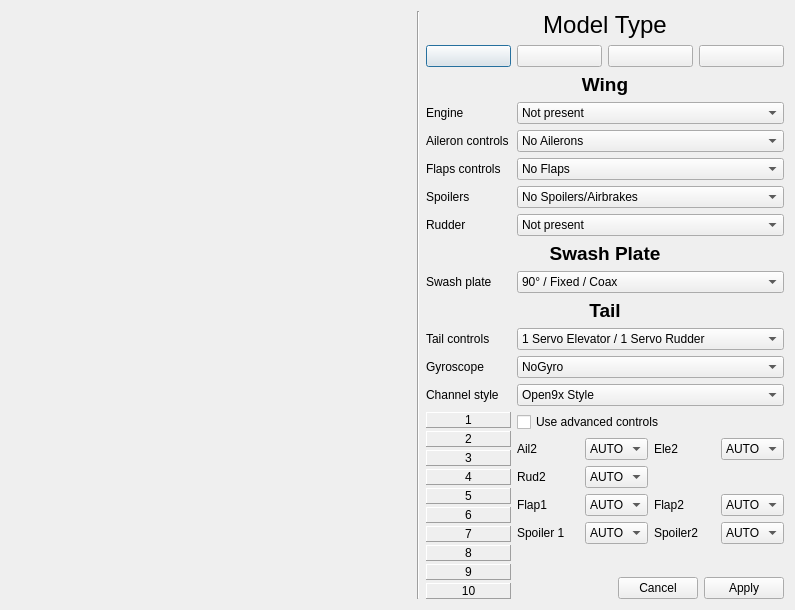
<?xml version="1.0" encoding="UTF-8"?>
<ui version="4.0">
 <class>modelConfigDialog</class>
 <widget class="QDialog" name="modelConfigDialog">
  <property name="geometry">
   <rect>
    <x>0</x>
    <y>0</y>
    <width>773</width>
    <height>591</height>
   </rect>
  </property>
  <property name="sizePolicy">
   <sizepolicy hsizetype="Minimum" vsizetype="Preferred">
    <horstretch>0</horstretch>
    <verstretch>0</verstretch>
   </sizepolicy>
  </property>
  <property name="minimumSize">
   <size>
    <width>0</width>
    <height>0</height>
   </size>
  </property>
  <property name="windowTitle">
   <string>Model Configuration Wizard</string>
  </property>
  <property name="windowIcon">
   <iconset resource="companion.qrc">
    <normaloff>:/images/configure.png</normaloff>:/images/configure.png</iconset>
  </property>
  <layout class="QGridLayout" name="gridLayout_2" rowstretch="0,0,0,0,0,0,0,0,0,0,0,0,0,0,1" columnstretch="0,0,1,1,1,1">
   <item row="3" column="2">
    <widget class="QLabel" name="engine_Label">
     <property name="text">
      <string>Engine</string>
     </property>
    </widget>
   </item>
   <item row="0" column="0" rowspan="15">
    <layout class="QGridLayout" name="gridLayout">
     <property name="spacing">
      <number>0</number>
     </property>
     <item row="2" column="0">
      <spacer name="verticalSpacer">
       <property name="orientation">
        <enum>Qt::Vertical</enum>
       </property>
       <property name="sizeHint" stdset="0">
        <size>
         <width>400</width>
         <height>20</height>
        </size>
       </property>
      </spacer>
     </item>
     <item row="0" column="0">
      <widget class="QLabel" name="wingImg">
       <property name="sizePolicy">
        <sizepolicy hsizetype="Minimum" vsizetype="Preferred">
         <horstretch>0</horstretch>
         <verstretch>0</verstretch>
        </sizepolicy>
       </property>
       <property name="minimumSize">
        <size>
         <width>400</width>
         <height>200</height>
        </size>
       </property>
       <property name="frameShape">
        <enum>QFrame::Panel</enum>
       </property>
       <property name="lineWidth">
        <number>0</number>
       </property>
       <property name="text">
        <string/>
       </property>
       <property name="pixmap">
        <pixmap resource="companion.qrc">:/images/mcw/aw0a0f.png</pixmap>
       </property>
       <property name="scaledContents">
        <bool>false</bool>
       </property>
       <property name="indent">
        <number>0</number>
       </property>
      </widget>
     </item>
     <item row="1" column="0">
      <widget class="QLabel" name="tailImg">
       <property name="sizePolicy">
        <sizepolicy hsizetype="Minimum" vsizetype="Preferred">
         <horstretch>0</horstretch>
         <verstretch>0</verstretch>
        </sizepolicy>
       </property>
       <property name="minimumSize">
        <size>
         <width>400</width>
         <height>200</height>
        </size>
       </property>
       <property name="frameShape">
        <enum>QFrame::Panel</enum>
       </property>
       <property name="lineWidth">
        <number>0</number>
       </property>
       <property name="text">
        <string/>
       </property>
       <property name="pixmap">
        <pixmap resource="companion.qrc">:/images/mcw/atailv.png</pixmap>
       </property>
       <property name="scaledContents">
        <bool>false</bool>
       </property>
       <property name="indent">
        <number>0</number>
       </property>
      </widget>
     </item>
    </layout>
   </item>
   <item row="0" column="1" rowspan="15">
    <widget class="Line" name="line">
     <property name="orientation">
      <enum>Qt::Vertical</enum>
     </property>
    </widget>
   </item>
   <item row="0" column="2" colspan="4">
    <widget class="QLabel" name="model_Label">
     <property name="font">
      <font>
       <pointsize>18</pointsize>
      </font>
     </property>
     <property name="text">
      <string>Model Type</string>
     </property>
     <property name="alignment">
      <set>Qt::AlignCenter</set>
     </property>
    </widget>
   </item>
   <item row="1" column="2">
    <widget class="QPushButton" name="planeButton">
     <property name="sizePolicy">
      <sizepolicy hsizetype="MinimumExpanding" vsizetype="Fixed">
       <horstretch>0</horstretch>
       <verstretch>0</verstretch>
      </sizepolicy>
     </property>
     <property name="minimumSize">
      <size>
       <width>85</width>
       <height>0</height>
      </size>
     </property>
     <property name="toolTip">
      <string>Airplane</string>
     </property>
     <property name="text">
      <string/>
     </property>
     <property name="icon">
      <iconset resource="companion.qrc">
       <normaloff>:/images/mcw/aicon.png</normaloff>:/images/mcw/aicon.png</iconset>
     </property>
     <property name="iconSize">
      <size>
       <width>50</width>
       <height>29</height>
      </size>
     </property>
    </widget>
   </item>
   <item row="1" column="3">
    <widget class="QPushButton" name="heliButton">
     <property name="sizePolicy">
      <sizepolicy hsizetype="MinimumExpanding" vsizetype="Fixed">
       <horstretch>0</horstretch>
       <verstretch>0</verstretch>
      </sizepolicy>
     </property>
     <property name="minimumSize">
      <size>
       <width>85</width>
       <height>0</height>
      </size>
     </property>
     <property name="toolTip">
      <string>Helicopter</string>
     </property>
     <property name="text">
      <string/>
     </property>
     <property name="icon">
      <iconset resource="companion.qrc">
       <normaloff>:/images/mcw/hicon.png</normaloff>:/images/mcw/hicon.png</iconset>
     </property>
     <property name="iconSize">
      <size>
       <width>50</width>
       <height>29</height>
      </size>
     </property>
    </widget>
   </item>
   <item row="1" column="4">
    <widget class="QPushButton" name="gliderButton">
     <property name="minimumSize">
      <size>
       <width>85</width>
       <height>0</height>
      </size>
     </property>
     <property name="toolTip">
      <string>Glider</string>
     </property>
     <property name="text">
      <string/>
     </property>
     <property name="icon">
      <iconset resource="companion.qrc">
       <normaloff>:/images/mcw/gicon.png</normaloff>:/images/mcw/gicon.png</iconset>
     </property>
     <property name="iconSize">
      <size>
       <width>50</width>
       <height>29</height>
      </size>
     </property>
    </widget>
   </item>
   <item row="2" column="2" colspan="4">
    <widget class="QLabel" name="wingLabel">
     <property name="sizePolicy">
      <sizepolicy hsizetype="MinimumExpanding" vsizetype="MinimumExpanding">
       <horstretch>0</horstretch>
       <verstretch>0</verstretch>
      </sizepolicy>
     </property>
     <property name="font">
      <font>
       <pointsize>14</pointsize>
       <weight>75</weight>
       <bold>true</bold>
      </font>
     </property>
     <property name="text">
      <string>Wing</string>
     </property>
     <property name="alignment">
      <set>Qt::AlignCenter</set>
     </property>
    </widget>
   </item>
   <item row="4" column="2">
    <widget class="QLabel" name="ailType_Label">
     <property name="sizePolicy">
      <sizepolicy hsizetype="MinimumExpanding" vsizetype="MinimumExpanding">
       <horstretch>0</horstretch>
       <verstretch>0</verstretch>
      </sizepolicy>
     </property>
     <property name="text">
      <string>Aileron controls</string>
     </property>
    </widget>
   </item>
   <item row="4" column="3" colspan="3">
    <widget class="QComboBox" name="ailType_CB">
     <item>
      <property name="text">
       <string>No Ailerons</string>
      </property>
     </item>
     <item>
      <property name="text">
       <string>1 Servo (or Y)</string>
      </property>
     </item>
     <item>
      <property name="text">
       <string>2 Servos</string>
      </property>
     </item>
    </widget>
   </item>
   <item row="5" column="2">
    <widget class="QLabel" name="flapsType_Label">
     <property name="sizePolicy">
      <sizepolicy hsizetype="MinimumExpanding" vsizetype="MinimumExpanding">
       <horstretch>0</horstretch>
       <verstretch>0</verstretch>
      </sizepolicy>
     </property>
     <property name="text">
      <string>Flaps controls</string>
     </property>
    </widget>
   </item>
   <item row="5" column="3" colspan="3">
    <widget class="QComboBox" name="flapsType_CB">
     <item>
      <property name="text">
       <string>No Flaps</string>
      </property>
     </item>
     <item>
      <property name="text">
       <string>1 Servo (or inverting Y)</string>
      </property>
     </item>
     <item>
      <property name="text">
       <string>2 Servos</string>
      </property>
     </item>
    </widget>
   </item>
   <item row="6" column="2">
    <widget class="QLabel" name="spoilersLabel">
     <property name="text">
      <string>Spoilers</string>
     </property>
    </widget>
   </item>
   <item row="6" column="3" colspan="3">
    <widget class="QComboBox" name="spoilersType_CB">
     <item>
      <property name="text">
       <string>No Spoilers/Airbrakes</string>
      </property>
     </item>
     <item>
      <property name="text">
       <string>1 Servo (or Y or inverting Y)</string>
      </property>
     </item>
     <item>
      <property name="text">
       <string>2 Servos</string>
      </property>
     </item>
    </widget>
   </item>
   <item row="8" column="2" colspan="4">
    <widget class="QLabel" name="spLabel">
     <property name="sizePolicy">
      <sizepolicy hsizetype="MinimumExpanding" vsizetype="MinimumExpanding">
       <horstretch>0</horstretch>
       <verstretch>0</verstretch>
      </sizepolicy>
     </property>
     <property name="font">
      <font>
       <pointsize>14</pointsize>
       <weight>75</weight>
       <bold>true</bold>
      </font>
     </property>
     <property name="text">
      <string>Swash Plate</string>
     </property>
     <property name="alignment">
      <set>Qt::AlignCenter</set>
     </property>
    </widget>
   </item>
   <item row="9" column="2">
    <widget class="QLabel" name="sp_Label">
     <property name="text">
      <string>Swash plate</string>
     </property>
    </widget>
   </item>
   <item row="9" column="3" colspan="3">
    <widget class="QComboBox" name="swashType_CB">
     <item>
      <property name="text">
       <string>90° / Fixed / Coax</string>
      </property>
     </item>
     <item>
      <property name="text">
       <string>120°</string>
      </property>
     </item>
     <item>
      <property name="text">
       <string>120X°</string>
      </property>
     </item>
     <item>
      <property name="text">
       <string>140°</string>
      </property>
     </item>
     <item>
      <property name="text">
       <string>FlyBarLess</string>
      </property>
     </item>
    </widget>
   </item>
   <item row="10" column="2" colspan="4">
    <widget class="QLabel" name="tailLabel">
     <property name="sizePolicy">
      <sizepolicy hsizetype="MinimumExpanding" vsizetype="MinimumExpanding">
       <horstretch>0</horstretch>
       <verstretch>0</verstretch>
      </sizepolicy>
     </property>
     <property name="font">
      <font>
       <pointsize>14</pointsize>
       <weight>75</weight>
       <bold>true</bold>
      </font>
     </property>
     <property name="text">
      <string>Tail</string>
     </property>
     <property name="alignment">
      <set>Qt::AlignCenter</set>
     </property>
    </widget>
   </item>
   <item row="11" column="2">
    <widget class="QLabel" name="tailType_Label">
     <property name="sizePolicy">
      <sizepolicy hsizetype="MinimumExpanding" vsizetype="MinimumExpanding">
       <horstretch>0</horstretch>
       <verstretch>0</verstretch>
      </sizepolicy>
     </property>
     <property name="text">
      <string>Tail controls</string>
     </property>
    </widget>
   </item>
   <item row="11" column="3" colspan="3">
    <widget class="QComboBox" name="tailType_CB">
     <item>
      <property name="text">
       <string>1 Servo Elevator / 1 Servo Rudder</string>
      </property>
     </item>
     <item>
      <property name="text">
       <string>V Tail</string>
      </property>
     </item>
     <item>
      <property name="text">
       <string>2 Servos Elevator / 1 Servo Rudder</string>
      </property>
     </item>
    </widget>
   </item>
   <item row="12" column="2">
    <widget class="QLabel" name="gyroType_Label">
     <property name="text">
      <string>Gyroscope</string>
     </property>
    </widget>
   </item>
   <item row="12" column="3" colspan="3">
    <widget class="QComboBox" name="gyro_CB">
     <item>
      <property name="text">
       <string>NoGyro</string>
      </property>
     </item>
     <item>
      <property name="text">
       <string>Switch control</string>
      </property>
     </item>
     <item>
      <property name="text">
       <string>Pot control</string>
      </property>
     </item>
    </widget>
   </item>
   <item row="13" column="2">
    <widget class="QLabel" name="chassign_Label">
     <property name="text">
      <string>Channel style</string>
     </property>
    </widget>
   </item>
   <item row="13" column="3" colspan="3">
    <widget class="QComboBox" name="chStyle_CB">
     <item>
      <property name="text">
       <string>Open9x Style</string>
      </property>
     </item>
     <item>
      <property name="text">
       <string>Futaba Style</string>
      </property>
     </item>
    </widget>
   </item>
   <item row="14" column="2">
    <layout class="QGridLayout" name="gridLayout_3" rowstretch="0,0,0,0,0,0,0,0,0,0,0,0">
     <property name="spacing">
      <number>3</number>
     </property>
     <item row="2" column="0">
      <widget class="QLabel" name="CH_2">
       <property name="frameShape">
        <enum>QFrame::Panel</enum>
       </property>
       <property name="frameShadow">
        <enum>QFrame::Raised</enum>
       </property>
       <property name="text">
        <string>2</string>
       </property>
       <property name="alignment">
        <set>Qt::AlignCenter</set>
       </property>
      </widget>
     </item>
     <item row="3" column="0">
      <widget class="QLabel" name="CH_3">
       <property name="frameShape">
        <enum>QFrame::Panel</enum>
       </property>
       <property name="frameShadow">
        <enum>QFrame::Raised</enum>
       </property>
       <property name="text">
        <string>3</string>
       </property>
       <property name="alignment">
        <set>Qt::AlignCenter</set>
       </property>
      </widget>
     </item>
     <item row="4" column="0">
      <widget class="QLabel" name="CH_4">
       <property name="frameShape">
        <enum>QFrame::Panel</enum>
       </property>
       <property name="frameShadow">
        <enum>QFrame::Raised</enum>
       </property>
       <property name="text">
        <string>4</string>
       </property>
       <property name="alignment">
        <set>Qt::AlignCenter</set>
       </property>
      </widget>
     </item>
     <item row="5" column="0">
      <widget class="QLabel" name="CH_5">
       <property name="frameShape">
        <enum>QFrame::Panel</enum>
       </property>
       <property name="frameShadow">
        <enum>QFrame::Raised</enum>
       </property>
       <property name="text">
        <string>5</string>
       </property>
       <property name="alignment">
        <set>Qt::AlignCenter</set>
       </property>
      </widget>
     </item>
     <item row="6" column="0">
      <widget class="QLabel" name="CH_6">
       <property name="frameShape">
        <enum>QFrame::Panel</enum>
       </property>
       <property name="frameShadow">
        <enum>QFrame::Raised</enum>
       </property>
       <property name="text">
        <string>6</string>
       </property>
       <property name="alignment">
        <set>Qt::AlignCenter</set>
       </property>
      </widget>
     </item>
     <item row="7" column="0">
      <widget class="QLabel" name="CH_7">
       <property name="frameShape">
        <enum>QFrame::Panel</enum>
       </property>
       <property name="frameShadow">
        <enum>QFrame::Raised</enum>
       </property>
       <property name="text">
        <string>7</string>
       </property>
       <property name="alignment">
        <set>Qt::AlignCenter</set>
       </property>
      </widget>
     </item>
     <item row="8" column="0">
      <widget class="QLabel" name="CH_8">
       <property name="frameShape">
        <enum>QFrame::Panel</enum>
       </property>
       <property name="frameShadow">
        <enum>QFrame::Raised</enum>
       </property>
       <property name="text">
        <string>8</string>
       </property>
       <property name="alignment">
        <set>Qt::AlignCenter</set>
       </property>
      </widget>
     </item>
     <item row="9" column="0">
      <widget class="QLabel" name="CH_9">
       <property name="frameShape">
        <enum>QFrame::Panel</enum>
       </property>
       <property name="frameShadow">
        <enum>QFrame::Raised</enum>
       </property>
       <property name="text">
        <string>9</string>
       </property>
       <property name="alignment">
        <set>Qt::AlignCenter</set>
       </property>
      </widget>
     </item>
     <item row="1" column="0">
      <widget class="QLabel" name="CH_1">
       <property name="frameShape">
        <enum>QFrame::Panel</enum>
       </property>
       <property name="frameShadow">
        <enum>QFrame::Raised</enum>
       </property>
       <property name="text">
        <string>1</string>
       </property>
       <property name="alignment">
        <set>Qt::AlignCenter</set>
       </property>
      </widget>
     </item>
     <item row="11" column="0">
      <spacer name="verticalSpacer_2">
       <property name="orientation">
        <enum>Qt::Vertical</enum>
       </property>
       <property name="sizeHint" stdset="0">
        <size>
         <width>20</width>
         <height>0</height>
        </size>
       </property>
      </spacer>
     </item>
     <item row="10" column="0">
      <widget class="QLabel" name="CH_10">
       <property name="frameShape">
        <enum>QFrame::Panel</enum>
       </property>
       <property name="frameShadow">
        <enum>QFrame::Raised</enum>
       </property>
       <property name="text">
        <string>10</string>
       </property>
       <property name="alignment">
        <set>Qt::AlignCenter</set>
       </property>
      </widget>
     </item>
    </layout>
   </item>
   <item row="14" column="3" colspan="3">
    <layout class="QGridLayout" name="gridLayout_4">
     <item row="8" column="0" colspan="4">
      <spacer name="verticalSpacer_3">
       <property name="orientation">
        <enum>Qt::Vertical</enum>
       </property>
       <property name="sizeType">
        <enum>QSizePolicy::Expanding</enum>
       </property>
       <property name="sizeHint" stdset="0">
        <size>
         <width>20</width>
         <height>0</height>
        </size>
       </property>
      </spacer>
     </item>
     <item row="1" column="2">
      <widget class="QLabel" name="asele2_label">
       <property name="text">
        <string>Ele2</string>
       </property>
      </widget>
     </item>
     <item row="0" column="0" colspan="3">
      <widget class="QCheckBox" name="as_CB">
       <property name="text">
        <string>Use advanced controls</string>
       </property>
      </widget>
     </item>
     <item row="6" column="2">
      <widget class="QLabel" name="asspo2_label">
       <property name="text">
        <string>Spoiler2</string>
       </property>
      </widget>
     </item>
     <item row="4" column="2">
      <widget class="QLabel" name="asfla2_label">
       <property name="text">
        <string>Flap2</string>
       </property>
      </widget>
     </item>
     <item row="4" column="0">
      <widget class="QLabel" name="asfla1_label">
       <property name="text">
        <string>Flap1</string>
       </property>
      </widget>
     </item>
     <item row="3" column="0">
      <widget class="QLabel" name="asrud2_label">
       <property name="text">
        <string>Rud2</string>
       </property>
      </widget>
     </item>
     <item row="1" column="1">
      <widget class="QComboBox" name="asail2_CB">
       <item>
        <property name="text">
         <string>AUTO</string>
        </property>
       </item>
       <item>
        <property name="text">
         <string>CH01</string>
        </property>
       </item>
       <item>
        <property name="text">
         <string>CH02</string>
        </property>
       </item>
       <item>
        <property name="text">
         <string>CH03</string>
        </property>
       </item>
       <item>
        <property name="text">
         <string>CH04</string>
        </property>
       </item>
       <item>
        <property name="text">
         <string>CH05</string>
        </property>
       </item>
       <item>
        <property name="text">
         <string>CH06</string>
        </property>
       </item>
       <item>
        <property name="text">
         <string>CH07</string>
        </property>
       </item>
       <item>
        <property name="text">
         <string>CH08</string>
        </property>
       </item>
       <item>
        <property name="text">
         <string>CH09</string>
        </property>
       </item>
       <item>
        <property name="text">
         <string>CH10</string>
        </property>
       </item>
      </widget>
     </item>
     <item row="1" column="0">
      <widget class="QLabel" name="asail2_label">
       <property name="text">
        <string>Ail2</string>
       </property>
      </widget>
     </item>
     <item row="6" column="0">
      <widget class="QLabel" name="asspo1_label">
       <property name="text">
        <string>Spoiler 1</string>
       </property>
      </widget>
     </item>
     <item row="11" column="0" colspan="4">
      <widget class="QDialogButtonBox" name="buttonBox">
       <property name="orientation">
        <enum>Qt::Horizontal</enum>
       </property>
       <property name="standardButtons">
        <set>QDialogButtonBox::Apply|QDialogButtonBox::Cancel</set>
       </property>
       <property name="centerButtons">
        <bool>false</bool>
       </property>
      </widget>
     </item>
     <item row="1" column="3">
      <widget class="QComboBox" name="asele2_CB">
       <item>
        <property name="text">
         <string>AUTO</string>
        </property>
       </item>
       <item>
        <property name="text">
         <string>CH01</string>
        </property>
       </item>
       <item>
        <property name="text">
         <string>CH02</string>
        </property>
       </item>
       <item>
        <property name="text">
         <string>CH03</string>
        </property>
       </item>
       <item>
        <property name="text">
         <string>CH04</string>
        </property>
       </item>
       <item>
        <property name="text">
         <string>CH05</string>
        </property>
       </item>
       <item>
        <property name="text">
         <string>CH06</string>
        </property>
       </item>
       <item>
        <property name="text">
         <string>CH07</string>
        </property>
       </item>
       <item>
        <property name="text">
         <string>CH08</string>
        </property>
       </item>
       <item>
        <property name="text">
         <string>CH09</string>
        </property>
       </item>
       <item>
        <property name="text">
         <string>CH10</string>
        </property>
       </item>
      </widget>
     </item>
     <item row="3" column="1">
      <widget class="QComboBox" name="asrud2_CB">
       <item>
        <property name="text">
         <string>AUTO</string>
        </property>
       </item>
       <item>
        <property name="text">
         <string>CH01</string>
        </property>
       </item>
       <item>
        <property name="text">
         <string>CH02</string>
        </property>
       </item>
       <item>
        <property name="text">
         <string>CH03</string>
        </property>
       </item>
       <item>
        <property name="text">
         <string>CH04</string>
        </property>
       </item>
       <item>
        <property name="text">
         <string>CH05</string>
        </property>
       </item>
       <item>
        <property name="text">
         <string>CH06</string>
        </property>
       </item>
       <item>
        <property name="text">
         <string>CH07</string>
        </property>
       </item>
       <item>
        <property name="text">
         <string>CH08</string>
        </property>
       </item>
       <item>
        <property name="text">
         <string>CH09</string>
        </property>
       </item>
       <item>
        <property name="text">
         <string>CH10</string>
        </property>
       </item>
      </widget>
     </item>
     <item row="4" column="1">
      <widget class="QComboBox" name="asfla1_CB">
       <item>
        <property name="text">
         <string>AUTO</string>
        </property>
       </item>
       <item>
        <property name="text">
         <string>CH01</string>
        </property>
       </item>
       <item>
        <property name="text">
         <string>CH02</string>
        </property>
       </item>
       <item>
        <property name="text">
         <string>CH03</string>
        </property>
       </item>
       <item>
        <property name="text">
         <string>CH04</string>
        </property>
       </item>
       <item>
        <property name="text">
         <string>CH05</string>
        </property>
       </item>
       <item>
        <property name="text">
         <string>CH06</string>
        </property>
       </item>
       <item>
        <property name="text">
         <string>CH07</string>
        </property>
       </item>
       <item>
        <property name="text">
         <string>CH08</string>
        </property>
       </item>
       <item>
        <property name="text">
         <string>CH09</string>
        </property>
       </item>
       <item>
        <property name="text">
         <string>CH10</string>
        </property>
       </item>
      </widget>
     </item>
     <item row="4" column="3">
      <widget class="QComboBox" name="asfla2_CB">
       <item>
        <property name="text">
         <string>AUTO</string>
        </property>
       </item>
       <item>
        <property name="text">
         <string>CH01</string>
        </property>
       </item>
       <item>
        <property name="text">
         <string>CH02</string>
        </property>
       </item>
       <item>
        <property name="text">
         <string>CH03</string>
        </property>
       </item>
       <item>
        <property name="text">
         <string>CH04</string>
        </property>
       </item>
       <item>
        <property name="text">
         <string>CH05</string>
        </property>
       </item>
       <item>
        <property name="text">
         <string>CH06</string>
        </property>
       </item>
       <item>
        <property name="text">
         <string>CH07</string>
        </property>
       </item>
       <item>
        <property name="text">
         <string>CH08</string>
        </property>
       </item>
       <item>
        <property name="text">
         <string>CH09</string>
        </property>
       </item>
       <item>
        <property name="text">
         <string>CH10</string>
        </property>
       </item>
      </widget>
     </item>
     <item row="6" column="1">
      <widget class="QComboBox" name="asspo1_CB">
       <item>
        <property name="text">
         <string>AUTO</string>
        </property>
       </item>
       <item>
        <property name="text">
         <string>CH01</string>
        </property>
       </item>
       <item>
        <property name="text">
         <string>CH02</string>
        </property>
       </item>
       <item>
        <property name="text">
         <string>CH03</string>
        </property>
       </item>
       <item>
        <property name="text">
         <string>CH04</string>
        </property>
       </item>
       <item>
        <property name="text">
         <string>CH05</string>
        </property>
       </item>
       <item>
        <property name="text">
         <string>CH06</string>
        </property>
       </item>
       <item>
        <property name="text">
         <string>CH07</string>
        </property>
       </item>
       <item>
        <property name="text">
         <string>CH08</string>
        </property>
       </item>
       <item>
        <property name="text">
         <string>CH09</string>
        </property>
       </item>
       <item>
        <property name="text">
         <string>CH10</string>
        </property>
       </item>
      </widget>
     </item>
     <item row="6" column="3">
      <widget class="QComboBox" name="asspo2_CB">
       <item>
        <property name="text">
         <string>AUTO</string>
        </property>
       </item>
       <item>
        <property name="text">
         <string>CH01</string>
        </property>
       </item>
       <item>
        <property name="text">
         <string>CH02</string>
        </property>
       </item>
       <item>
        <property name="text">
         <string>CH03</string>
        </property>
       </item>
       <item>
        <property name="text">
         <string>CH04</string>
        </property>
       </item>
       <item>
        <property name="text">
         <string>CH05</string>
        </property>
       </item>
       <item>
        <property name="text">
         <string>CH06</string>
        </property>
       </item>
       <item>
        <property name="text">
         <string>CH07</string>
        </property>
       </item>
       <item>
        <property name="text">
         <string>CH08</string>
        </property>
       </item>
       <item>
        <property name="text">
         <string>CH09</string>
        </property>
       </item>
       <item>
        <property name="text">
         <string>CH10</string>
        </property>
       </item>
      </widget>
     </item>
    </layout>
   </item>
   <item row="1" column="5">
    <widget class="QPushButton" name="deltaButton">
     <property name="minimumSize">
      <size>
       <width>85</width>
       <height>0</height>
      </size>
     </property>
     <property name="toolTip">
      <string>Delta wing</string>
     </property>
     <property name="text">
      <string/>
     </property>
     <property name="icon">
      <iconset resource="companion.qrc">
       <normaloff>:/images/mcw/dicon.png</normaloff>:/images/mcw/dicon.png</iconset>
     </property>
     <property name="iconSize">
      <size>
       <width>50</width>
       <height>29</height>
      </size>
     </property>
    </widget>
   </item>
   <item row="3" column="3" colspan="3">
    <widget class="QComboBox" name="engine_CB">
     <item>
      <property name="text">
       <string>Not present</string>
      </property>
     </item>
     <item>
      <property name="text">
       <string>Present</string>
      </property>
     </item>
    </widget>
   </item>
   <item row="7" column="2">
    <widget class="QLabel" name="rudder_Label">
     <property name="text">
      <string>Rudder</string>
     </property>
    </widget>
   </item>
   <item row="7" column="3" colspan="3">
    <widget class="QComboBox" name="rudder_CB">
     <item>
      <property name="text">
       <string>Not present</string>
      </property>
     </item>
     <item>
      <property name="text">
       <string>Single rudder</string>
      </property>
     </item>
     <item>
      <property name="text">
       <string>Dual rudder (with 2 servos)</string>
      </property>
     </item>
    </widget>
   </item>
  </layout>
 </widget>
 <resources>
  <include location="companion.qrc"/>
 </resources>
 <connections/>
</ui>
